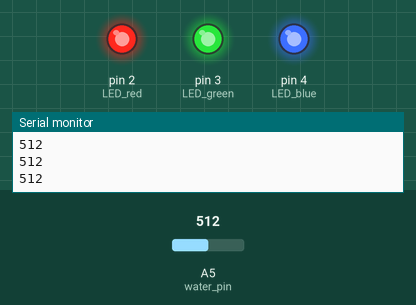
The sketch below on a simulated Arduino Uno, built with avr-gcc and run on an emulated ATmega328P. On the bench: output pins drawn as LEDs (lit = HIGH), the last lines printed to the serial monitor. The inputs (shaded band) are chosen by the test bench; at power-on: A5 (water_pin) = 512.

Above: at 1.2 s.
1.3 s: A5 (water_pin) set to 161
2.8 s: A5 (water_pin) set to 139
At 3.4 s:
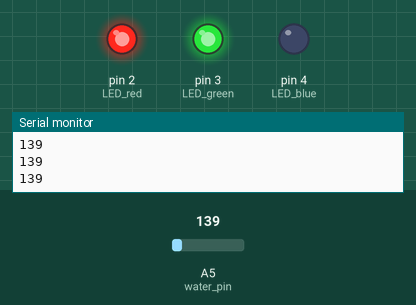
4.3 s: A5 (water_pin) set to 106
5.8 s: A5 (water_pin) set to 96
At 6.8 s:
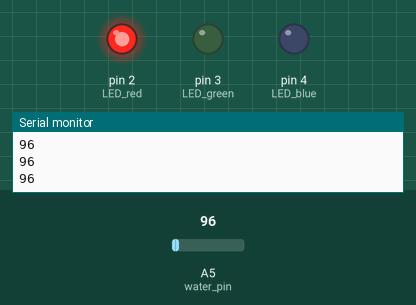
7.3 s: A5 (water_pin) set to 55
8.8 s: A5 (water_pin) set to 47
At 9.7 s:
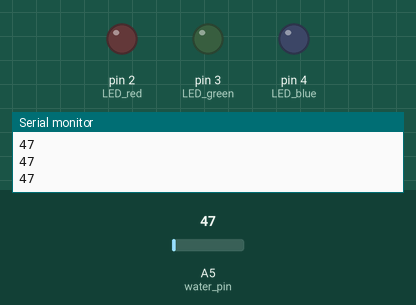
Timing chart, 0 to 11.3 s (numbered marks = the images above; inputs shaded):
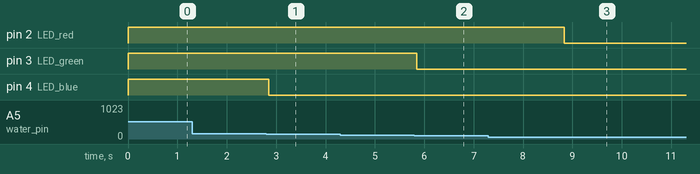

The sketch:

_12_Water_Level_Sensor.ino
```cpp
int water_pin = A5; // 변수 water_pin을 A5라 선언
int LED_red = 2; // 변수 LED_color를  2, 3, 4라 선언
int LED_green = 3;
int LED_blue = 4;

void setup() {
  Serial.begin(9600); // 시리얼 통신 속도 9600
  pinMode(water_pin, INPUT); // 아날로그 핀 A5을 입력으로 설정
  pinMode(LED_red, OUTPUT); // 디지털 핀 2, 3, 4를 출력으로 설정
  pinMode(LED_green, OUTPUT);
  pinMode(LED_blue, OUTPUT);
}

void loop() {
  Serial.println(analogRead(water_pin)); // water_pin의 값을 시리얼 모니터에 출력
  if (analogRead(water_pin) <= 50) { // water_pin이 50 이하면 모든 LED off
    digitalWrite(LED_red, LOW);
    digitalWrite(LED_green, LOW);
    digitalWrite(LED_blue, LOW);
  }
  else if (50 < analogRead(water_pin) && analogRead(water_pin) <= 100) {
    digitalWrite(LED_red, HIGH); // 50<water_pin<=100이면 LED_red on
    digitalWrite(LED_green, LOW);
    digitalWrite(LED_blue, LOW);
  }
  else if (100 < analogRead(water_pin) && analogRead(water_pin) <= 150) {
    digitalWrite(LED_red, HIGH);
    digitalWrite(LED_green, HIGH); // 100<water_pin<=150이면 LED_red, green on
    digitalWrite(LED_blue, LOW);
  }
  else {
    digitalWrite(LED_red, HIGH);
    digitalWrite(LED_green, HIGH);
    digitalWrite(LED_blue, HIGH); // 이외의 모든 경우 LED_red, green, blue on
  }
  delay(50);
}
```

Measured:
- the behaviour switches between 151 and 150 on A5 (water_pin) (found by bisection; images 0 and 1)
- the behaviour switches between 101 and 100 on A5 (water_pin) (found by bisection; images 1 and 2)
- the behaviour switches between 51 and 50 on A5 (water_pin) (found by bisection; images 2 and 3)
- after the input at 2.8 s, pin 4 (LED_blue): HIGH → LOW after 0.05 s
- after the input at 5.8 s, pin 3 (LED_green): HIGH → LOW after 0.05 s
- after the input at 8.8 s, pin 2 (LED_red): HIGH → LOW at once
